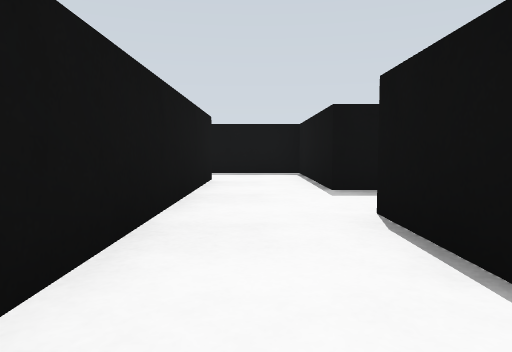
View 1 (above)

18 first-person views from a walk through a world built for the Gazebo simulator. The camera is 0.13 m above the floor, tilts 4° down and sees 70° across. The floor is counted in squares, 0.25 m on a side. Each view is taken from the middle of a square. On the plan, view 1 faces up. The plan holds only what a view shows up to about 9 squares ahead; the rest is blank. The place goes on beyond the plan.

View 2
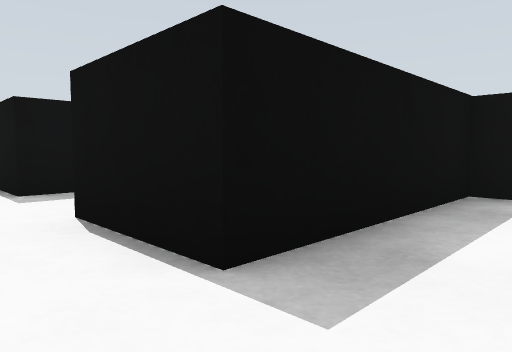

View 3
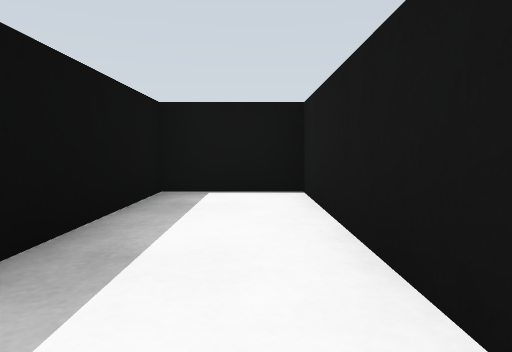

View 4
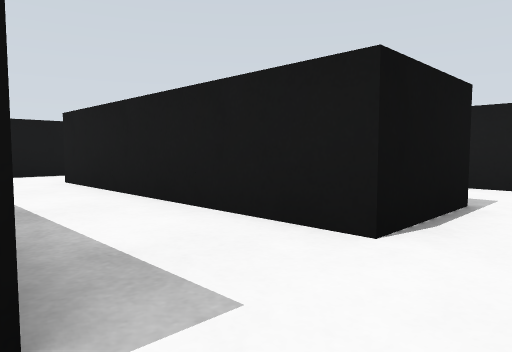

View 5
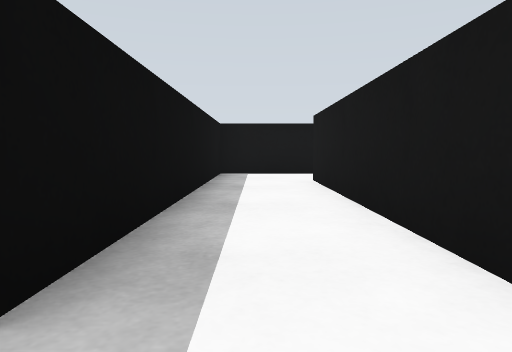

View 6
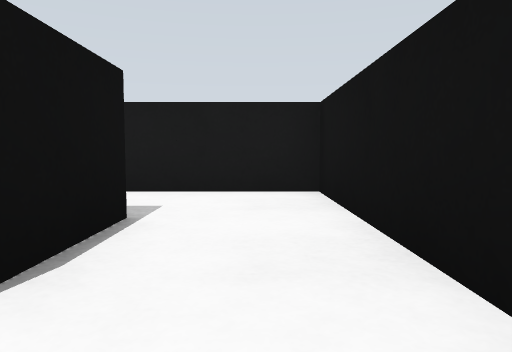

View 7
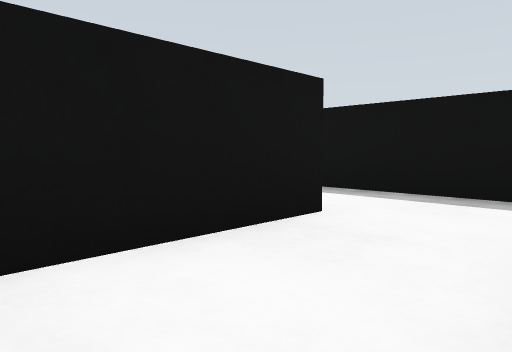

View 8
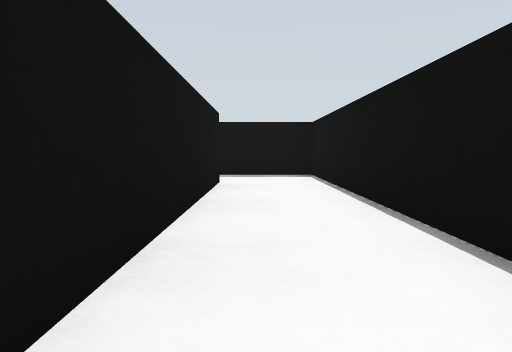

View 9
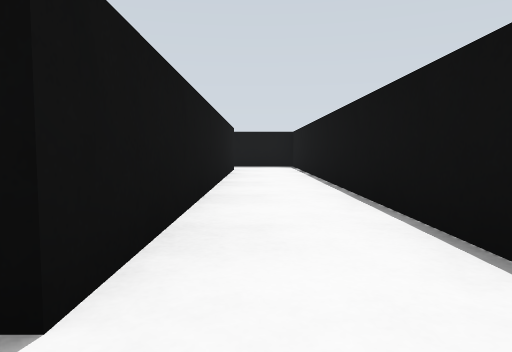

View 10
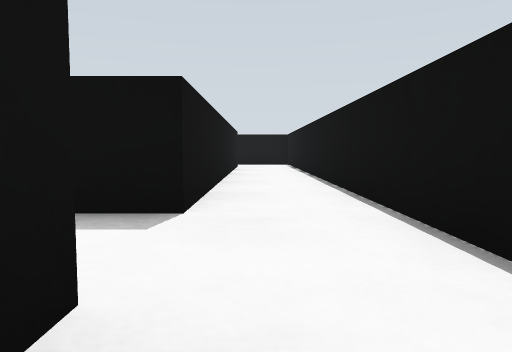

View 11
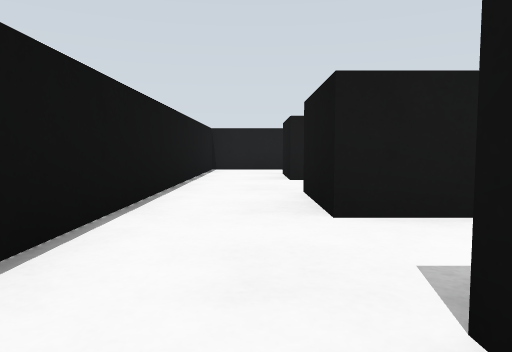

View 12
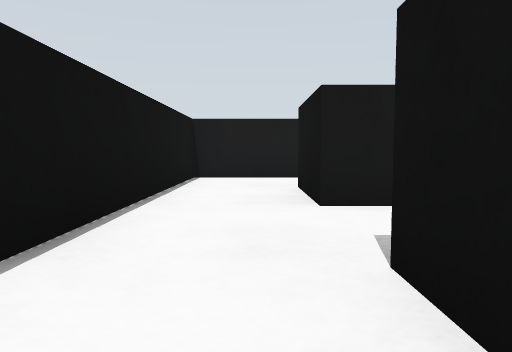

View 13
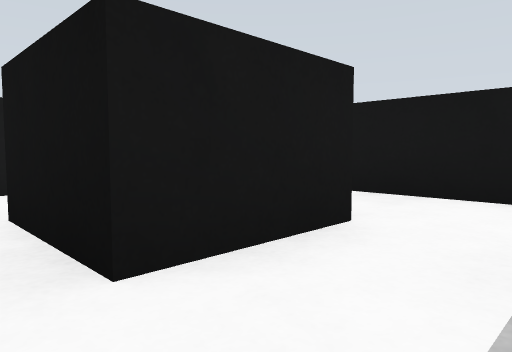

View 14
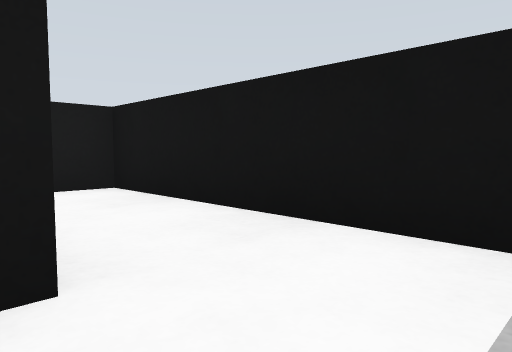

View 15
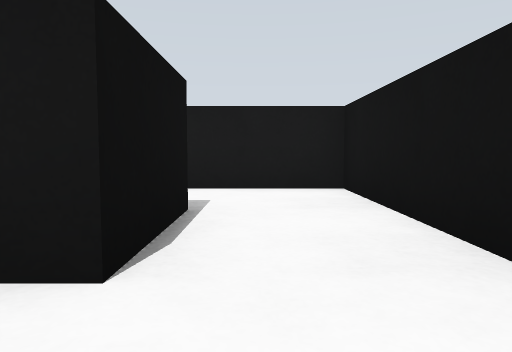

View 16
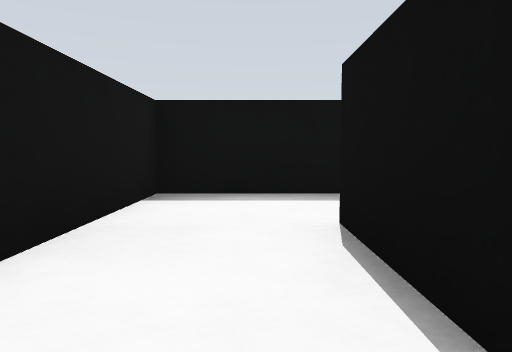

View 17
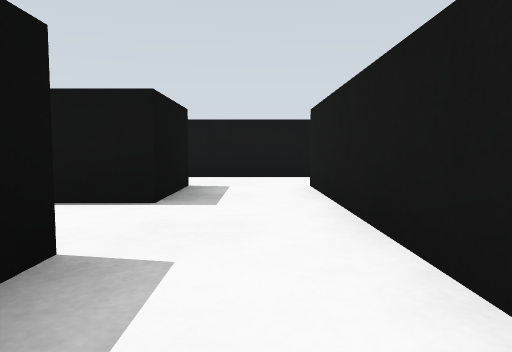

View 18
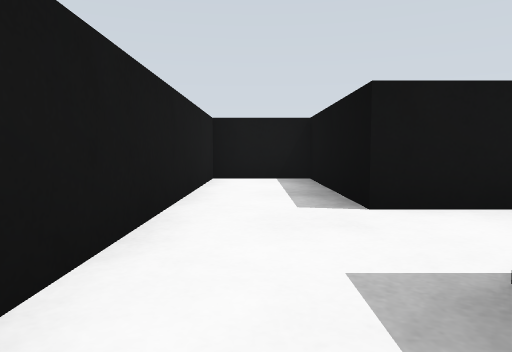

### Floor plan
Ten units are one square. View 1 is at (0, 0); x grows to the right and y downward. Boxes are objects, and circles mark ways between rooms. Rooms are numbered by the first view taken in them; rooms with no view inside come last. Other rooms are left out.
<svg viewBox="-55 -89 142 244">
<path fill="none" stroke="#000" d="M-8 -36 -8 6 46 6 46 -12 10 -12 10 -30M-8 -66 -8 -46M10 -48 10 -84 -21 -84M10 -30 64 -30M65 -48 10 -48M-8 -46 -8 -36M64 -30 64 60M82 76 82 -48 65 -48M51 96 28 96 28 150 82 150 82 76M46 132 46 114 64 114 64 132M64 78 64 96M28 46 28 60 -8 60 -8 78 64 78M64 60 46 60 46 50"/>
<circle cx="0" cy="-30" r="3" fill="#2a7"/>
<circle cx="0" cy="-55" r="3" fill="#2a7"/>
<circle cx="60" cy="-40" r="3" fill="#2a7"/>
<circle cx="70" cy="85" r="3" fill="#2a7"/>
<circle cx="55" cy="70" r="3" fill="#2a7"/>
<text x="10" y="0">1</text>
<text x="-50" y="-70">2</text>
<text x="30" y="-40">3</text>
<text x="70" y="10">4</text>
<text x="60" y="110">5</text>
<text x="30" y="70">6</text>
</svg>
Room 1 opens to room 3. Room 2 opens to room 3. Room 3 opens to room 4. Room 4 opens to room 5. Room 4 opens to room 6.

Where each view was taken, in squares from view 1:
view 1: 0 up, 0 right, facing up
view 2: 0 up, 0 right, facing up-right
view 3: 0 up, 0 right, facing right
view 4: 5 up, 0 right, facing down-right
view 5: 4 up, 0 right, facing right
view 6: 4 up, 0 right, facing down
view 7: 4 up, 1 right, facing up-left
view 8: 3 down, 7 right, facing up
view 9: 7 down, 7 right, facing up
view 10: 9 down, 7 right, facing up
view 11: 5 down, 7 right, facing down
view 12: 8 down, 7 right, facing down
view 13: 10 down, 7 right, facing down-left
view 14: 10 down, 5 right, facing down-left
view 15: 10 down, 4 right, facing down
view 16: 14 down, 4 right, facing up
view 17: 7 down, 1 right, facing right
view 18: 7 down, 6 right, facing left
